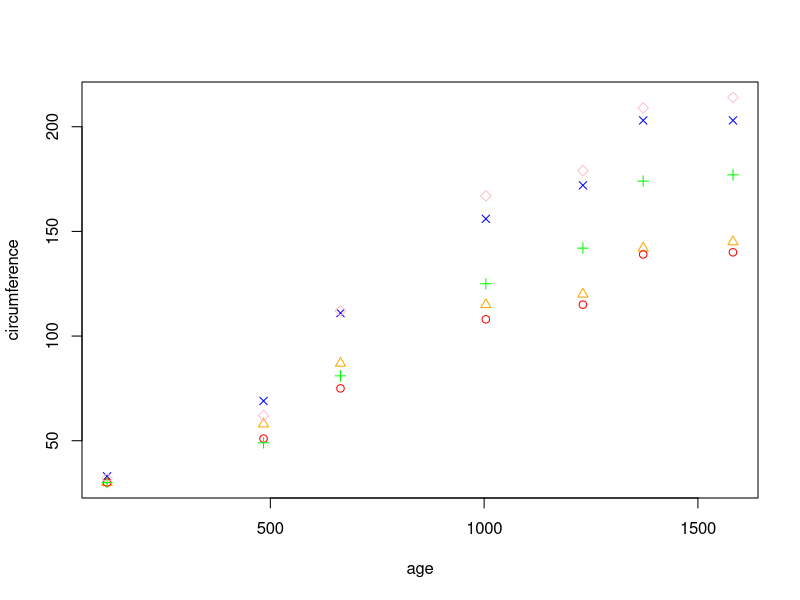

This chart was generated by the following R code:
length(unique((Orange[, "Tree"])))

data <- Orange[, c("age", "circumference")]
point <- as.numeric(Orange$Tree)
color <- c("red", "orange", "green", "blue", "pink")

plot(
    data,
    pch = c(point),
    col = color[point]
)
